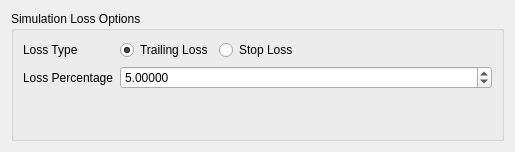
         <widget class="QWidget" name="simulationLossTab">
          <attribute name="title">
           <string>Loss</string>
          </attribute>
          <layout class="QGridLayout" name="gridLayout_27">
           <item row="0" column="0">
            <widget class="QGroupBox" name="simulationLossOptionsGroupBox">
             <property name="sizePolicy">
              <sizepolicy hsizetype="Preferred" vsizetype="Preferred">
               <horstretch>0</horstretch>
               <verstretch>0</verstretch>
              </sizepolicy>
             </property>
             <property name="title">
              <string>Simulation Loss Options</string>
             </property>
             <layout class="QGridLayout" name="gridLayout_28">
              <item row="2" column="0">
               <spacer name="verticalSpacer_11">
                <property name="orientation">
                 <enum>Qt::Vertical</enum>
                </property>
                <property name="sizeHint" stdset="0">
                 <size>
                  <width>20</width>
                  <height>40</height>
                 </size>
                </property>
               </spacer>
              </item>
              <item row="1" column="1" colspan="3">
               <widget class="QDoubleSpinBox" name="simulationLossPercentageSpinBox">
                <property name="sizePolicy">
                 <sizepolicy hsizetype="Preferred" vsizetype="Fixed">
                  <horstretch>0</horstretch>
                  <verstretch>0</verstretch>
                 </sizepolicy>
                </property>
                <property name="toolTip">
                 <string>Loss percentage at which bot exits position</string>
                </property>
                <property name="decimals">
                 <number>5</number>
                </property>
                <property name="value">
                 <double>5.000000000000000</double>
                </property>
               </widget>
              </item>
              <item row="0" column="1">
               <widget class="QRadioButton" name="simulationTrailingLossRadio">
                <property name="sizePolicy">
                 <sizepolicy hsizetype="Fixed" vsizetype="Fixed">
                  <horstretch>0</horstretch>
                  <verstretch>0</verstretch>
                 </sizepolicy>
                </property>
                <property name="text">
                 <string>Trailing Loss</string>
                </property>
                <property name="checked">
                 <bool>true</bool>
                </property>
               </widget>
              </item>
              <item row="0" column="0">
               <widget class="QLabel" name="simulationLossTypeLabel">
                <property name="sizePolicy">
                 <sizepolicy hsizetype="Fixed" vsizetype="Preferred">
                  <horstretch>0</horstretch>
                  <verstretch>0</verstretch>
                 </sizepolicy>
                </property>
                <property name="text">
                 <string>Loss Type</string>
                </property>
               </widget>
              </item>
              <item row="0" column="3">
               <spacer name="horizontalSpacer_4">
                <property name="orientation">
                 <enum>Qt::Horizontal</enum>
                </property>
                <property name="sizeHint" stdset="0">
                 <size>
                  <width>188</width>
                  <height>20</height>
                 </size>
                </property>
               </spacer>
              </item>
              <item row="0" column="2">
               <widget class="QRadioButton" name="simulationStopLossRadio">
                <property name="sizePolicy">
                 <sizepolicy hsizetype="Fixed" vsizetype="Fixed">
                  <horstretch>0</horstretch>
                  <verstretch>0</verstretch>
                 </sizepolicy>
                </property>
                <property name="text">
                 <string>Stop Loss</string>
                </property>
               </widget>
              </item>
              <item row="1" column="0">
               <widget class="QLabel" name="simulationLossPercentageLabel">
                <property name="sizePolicy">
                 <sizepolicy hsizetype="Fixed" vsizetype="Preferred">
                  <horstretch>0</horstretch>
                  <verstretch>0</verstretch>
                 </sizepolicy>
                </property>
                <property name="text">
                 <string>Loss Percentage</string>
                </property>
               </widget>
              </item>
             </layout>
            </widget>
           </item>
          </layout>
         </widget>
